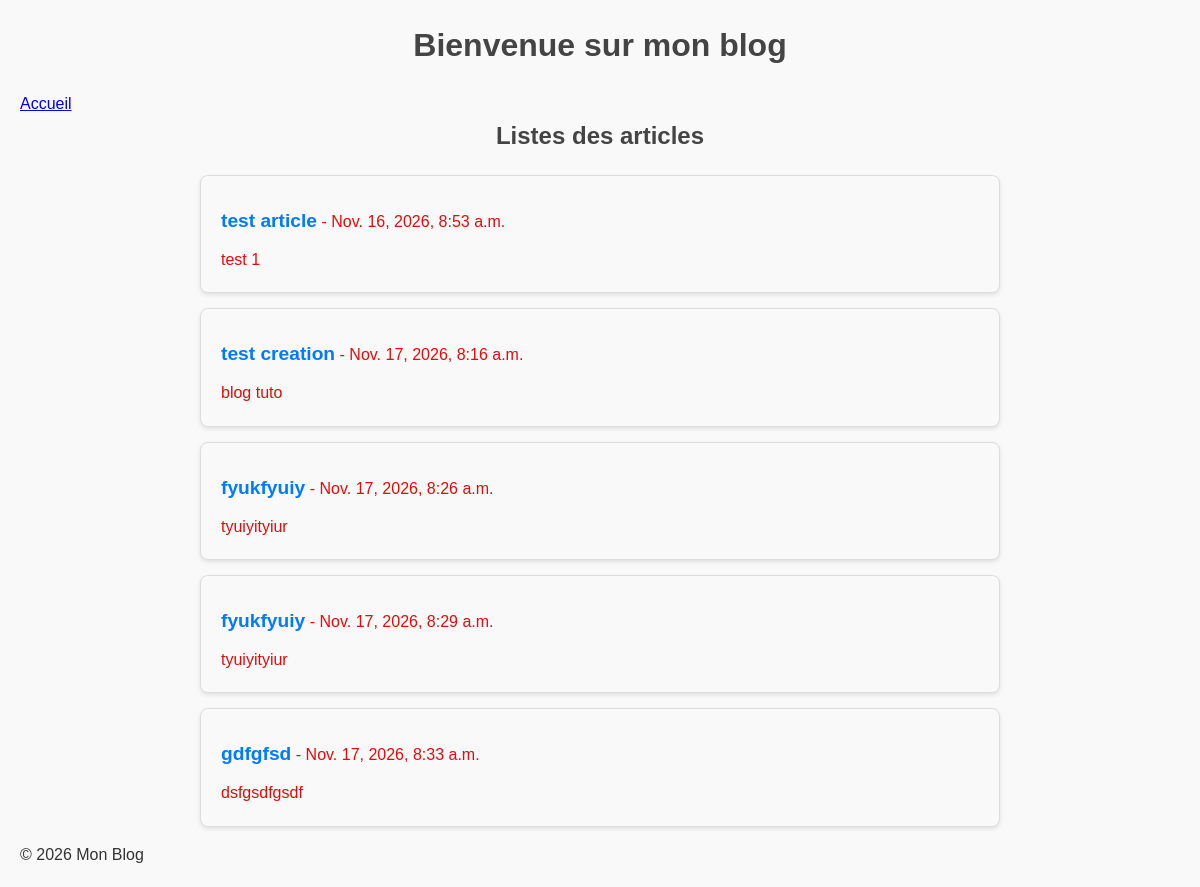
Screenshot of /blog/ with the database file from the repository.
### blog/models.py (models this page shows, shortened)
class Article(models.Model):
    titre = models.CharField(max_length=200)
    contenu = models.TextField()
    date_publication = models.DateTimeField(auto_now_add=True)
    categorie = models.ForeignKey(Categorie,null=True, on_delete=models.SET_NULL)

### blog/views.py (the view)
# urls.py: path('', ListeArticlesView.as_view(), name='liste_articles'),
class ListeArticlesView(ListView):
    model = Article #specifie le modele a utiliser
    template_name = 'blog/liste_articles.html' #specifie le template
    context_object_name = 'articles' #le nom utilisé dans le template
    def get_queryset(self):
        query = self.request.GET.get('q')
        if query:
            return Article.objects.filter(titre__icontains=query)
        return Article.objects.all()

### blog/templates/blog/liste_articles.html (shortened to what this page needs)
{% extends 'base.html' %}
{% block content %}
    <h2>Listes des articles</h2>
    <ul>
        {% for article in articles %}
            <li>
                <p><strong>{{ article.titre}}</strong> - {{ article.date_publication }}</p>
                <p>{{ article.contenu }}</p>
            </li>
        {% endfor %}
    </ul>
{% endblock %}

### blog/static/css/styles.css (style rules this page uses)
* { margin: 0; padding: 0; box-sizing: border-box; }
body { font-family: Arial, sans-serif; line-height: 1.6; background-color: #f9f9f9; color: #333; padding: 20px; }
h1, h2 { color: #444; margin-bottom: 20px; text-align: center; }
ul { list-style-type: none; padding: 0; margin: 0 auto; max-width: 800px; }
li { background-color: #f9f9f9; padding: 20px; margin-bottom: 15px; border: 1px solid #ddd; border-radius: 8px; box-shadow: 0 2px 4px rgba(0, 0, 0, 0.1); transition: transform 0.2s ease, box-shadow 0.2s ease; }
li p strong { font-size: 1.2em; color: #007bff; }
li p { margin-top: 10px; color: #e60a0a; }

### rows the page displays
Article: titre "test article", date_publication "Nov. 16, 2026, 8:53 a.m.", contenu "test 1"
Article: titre "test creation", date_publication "Nov. 17, 2026, 8:16 a.m.", contenu "blog tuto"
Article: titre "fyukfyuiy", date_publication "Nov. 17, 2026, 8:26 a.m.", contenu "tyuiyityiur"
Article: titre "fyukfyuiy", date_publication "Nov. 17, 2026, 8:29 a.m.", contenu "tyuiyityiur"
Article: titre "gdfgfsd", date_publication "Nov. 17, 2026, 8:33 a.m.", contenu "dsfgsdfgsdf"
